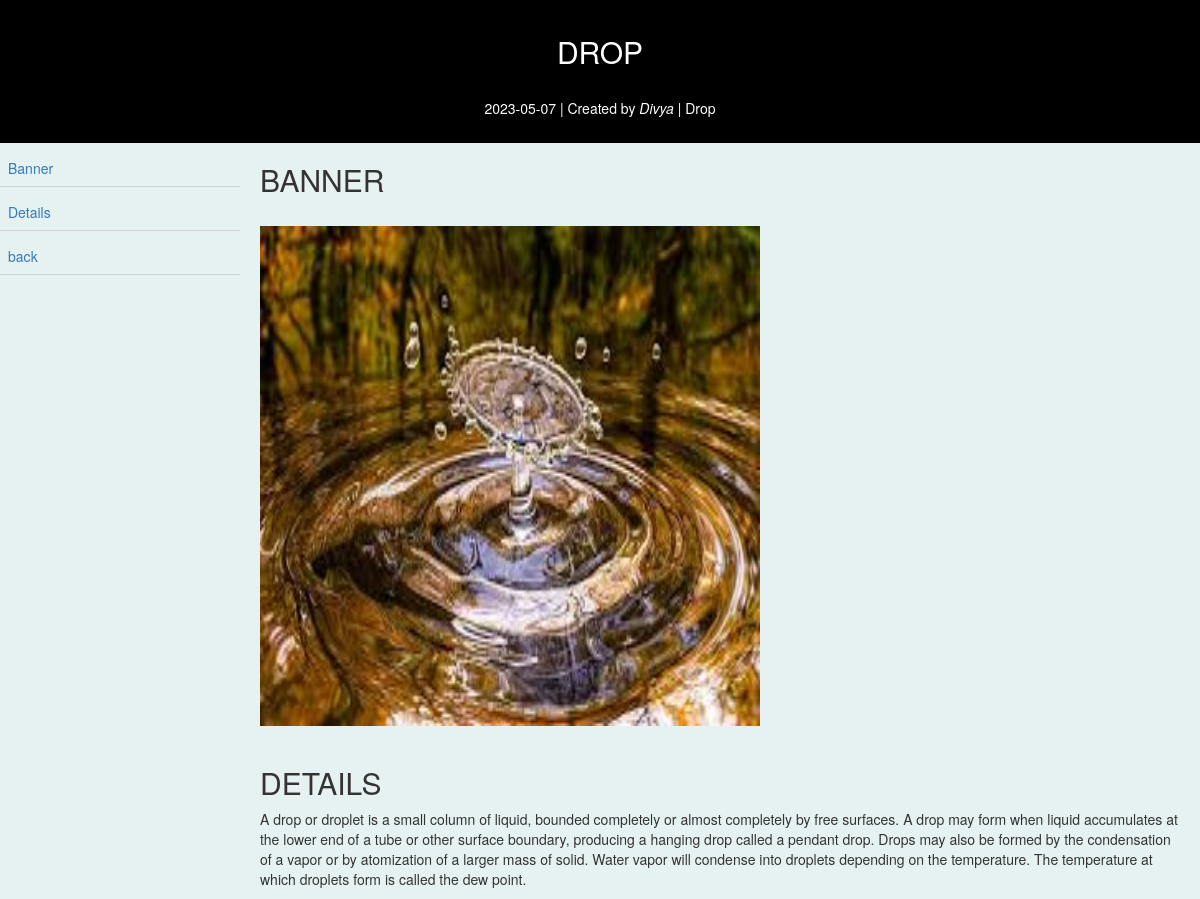
The app's page /detail.php?id=23 (signed in) with its own data.
### tables this page shows
CREATE TABLE `post` (
  `id` int(250) NOT NULL,
  `mail` varchar(50) NOT NULL,
  `image` varchar(200) NOT NULL,
  `title` varchar(100) NOT NULL,
  `description` varchar(250) NOT NULL,
  `status` varchar(50) NOT NULL,
  `details` varchar(5000) NOT NULL,
  `reg_date` date NOT NULL
);

CREATE TABLE `registration` (
  `id` int(250) NOT NULL,
  `name` varchar(50) NOT NULL,
  `mail` varchar(50) NOT NULL,
  `password` varchar(50) NOT NULL,
  `confirm_password` varchar(50) NOT NULL,
  `number` bigint(10) NOT NULL,
  `address` varchar(200) NOT NULL,
  `reg_date` int(6) NOT NULL
);

### detail.php (the view, shortened to what this page needs)
<?php
include("dbconnect.php");
?>
<!DOCTYPE html>
<html>
<head>
  <link rel="stylesheet" href="https://maxcdn.bootstrapcdn.com/bootstrap/3.4.1/css/bootstrap.min.css">
  </head>
  <body>
    <div class="header" style="background-color:#000;padding:15px; color: #fff">
  <?php
  $id=$_GET['id'];
  $qry=mysqli_query($conn,"select * from post where id='$id'");
  $row=mysqli_fetch_array($qry);
    $mail1=$row['mail'];
    $fetch=mysqli_query($conn,"select * from registration where mail='$mail1'");
    $use=mysqli_fetch_array($fetch);
      ?>
      <h2 style="padding-bottom: 20px;"><?php echo $row['title']; ?> </h2>
    <p><?php echo $row['reg_date']; ?> | Created by <i> <?php echo $use['name']; ?></i> | <?php echo $row['title']; ?></p>
  </div>
  <div style="overflow:auto">
  <div class="menu">
    <div class="menuitem"><a style="text-decoration: none" href="#section1">Banner</a></div>
    <div class="menuitem"><a style="text-decoration: none" href="#section2">Details</a></div>
    <div class="menuitem"><a style="text-decoration: none" href="home.php">back</a></div>
  </div>
<div class="main">
  <div class="main1" id="section1">
    <h2>Banner</h2><br>
     <img style="width:500px; height: 500px;" src="upload/<?php echo $row['image']; ?>"><br><br>
   </div>
   <div class="main2" id="section2">
     <h2>Details</h2>
    <p><?php echo $row['details']; ?></p>
  </div>
  </div>
	</div>
</body>
</html>

### detail.php (style rules this page uses)
html { overflow-x: hidden; scroll-behavior: smooth; }
* { box-sizing: border-box; }
h2 { text-transform: uppercase; }
body { background-color: #E6F2F2; }
.header { text-align: center; }
.menu { float: left; width: 20%; }
.menuitem { padding: 8px; margin-top: 7px; border-bottom: 1px solid #d3d3d3; }
.main { padding: 0 20px; overflow: hidden; }

### records on screen
post: title "DROP", reg_date "2023-05-07", title "Drop", image (picture), details "A drop or droplet is a small column of liquid, bounded completely or almost completely by free surfaces. A drop may form when liquid accumulates at the lower end of a tube or other surface boundary, producing a hanging drop called a pendant drop. Drops may also be formed by the condensation of a vapor or by atomization of a larger mass of solid. Water vapor will condense into droplets depending on the temperature. The temperature at which droplets form is called the dew point."
registration: name "Divya"
